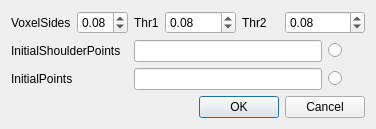
<?xml version="1.0" encoding="UTF-8"?>
<ui version="4.0">
 <class>AfterProcess2Dialog</class>
 <widget class="QDialog" name="AfterProcess2Dialog">
  <property name="geometry">
   <rect>
    <x>0</x>
    <y>0</y>
    <width>370</width>
    <height>119</height>
   </rect>
  </property>
  <property name="windowTitle">
   <string>AfterProcess2</string>
  </property>
  <layout class="QGridLayout" name="gridLayout">
   <item row="0" column="0">
    <widget class="QLabel" name="label">
     <property name="text">
      <string>VoxelSides</string>
     </property>
    </widget>
   </item>
   <item row="3" column="0" colspan="4">
    <spacer name="horizontalSpacer">
     <property name="orientation">
      <enum>Qt::Horizontal</enum>
     </property>
     <property name="sizeHint" stdset="0">
      <size>
       <width>186</width>
       <height>20</height>
      </size>
     </property>
    </spacer>
   </item>
   <item row="1" column="0" colspan="2">
    <widget class="QLabel" name="label_4">
     <property name="text">
      <string>InitialShoulderPoints</string>
     </property>
    </widget>
   </item>
   <item row="1" column="2" colspan="5">
    <widget class="QLineEdit" name="initialShoulderLineEdit"/>
   </item>
   <item row="0" column="1">
    <widget class="QDoubleSpinBox" name="voxelSidesDoubleSpinBox">
     <property name="minimum">
      <double>0.010000000000000</double>
     </property>
     <property name="maximum">
      <double>1.000000000000000</double>
     </property>
     <property name="singleStep">
      <double>0.010000000000000</double>
     </property>
     <property name="value">
      <double>0.080000000000000</double>
     </property>
    </widget>
   </item>
   <item row="0" column="2">
    <widget class="QLabel" name="label_3">
     <property name="text">
      <string>Thr1</string>
     </property>
    </widget>
   </item>
   <item row="0" column="3" colspan="2">
    <widget class="QDoubleSpinBox" name="thr1DoubleSpinBox">
     <property name="minimum">
      <double>0.010000000000000</double>
     </property>
     <property name="maximum">
      <double>1.000000000000000</double>
     </property>
     <property name="singleStep">
      <double>0.010000000000000</double>
     </property>
     <property name="value">
      <double>0.080000000000000</double>
     </property>
    </widget>
   </item>
   <item row="3" column="4" colspan="4">
    <widget class="QDialogButtonBox" name="buttonBox">
     <property name="orientation">
      <enum>Qt::Horizontal</enum>
     </property>
     <property name="standardButtons">
      <set>QDialogButtonBox::Cancel|QDialogButtonBox::Ok</set>
     </property>
    </widget>
   </item>
   <item row="1" column="7">
    <widget class="QRadioButton" name="initalShoulderRadioButton">
     <property name="text">
      <string/>
     </property>
    </widget>
   </item>
   <item row="2" column="0" colspan="2">
    <widget class="QLabel" name="label_5">
     <property name="text">
      <string>InitialPoints</string>
     </property>
    </widget>
   </item>
   <item row="2" column="2" colspan="5">
    <widget class="QLineEdit" name="initialPointsLineEdit"/>
   </item>
   <item row="0" column="5">
    <widget class="QLabel" name="label_2">
     <property name="text">
      <string>Thr2</string>
     </property>
    </widget>
   </item>
   <item row="0" column="6" colspan="2">
    <widget class="QDoubleSpinBox" name="thr2DoubleSpinBox">
     <property name="minimum">
      <double>0.010000000000000</double>
     </property>
     <property name="maximum">
      <double>1.000000000000000</double>
     </property>
     <property name="singleStep">
      <double>0.010000000000000</double>
     </property>
     <property name="value">
      <double>0.080000000000000</double>
     </property>
    </widget>
   </item>
   <item row="2" column="7">
    <widget class="QRadioButton" name="initialPointsRadioButton">
     <property name="text">
      <string/>
     </property>
    </widget>
   </item>
  </layout>
 </widget>
 <resources/>
 <connections>
  <connection>
   <sender>buttonBox</sender>
   <signal>accepted()</signal>
   <receiver>AfterProcess2Dialog</receiver>
   <slot>accept()</slot>
   <hints>
    <hint type="sourcelabel">
     <x>359</x>
     <y>109</y>
    </hint>
    <hint type="destinationlabel">
     <x>157</x>
     <y>118</y>
    </hint>
   </hints>
  </connection>
  <connection>
   <sender>buttonBox</sender>
   <signal>rejected()</signal>
   <receiver>AfterProcess2Dialog</receiver>
   <slot>reject()</slot>
   <hints>
    <hint type="sourcelabel">
     <x>359</x>
     <y>109</y>
    </hint>
    <hint type="destinationlabel">
     <x>286</x>
     <y>118</y>
    </hint>
   </hints>
  </connection>
 </connections>
</ui>
